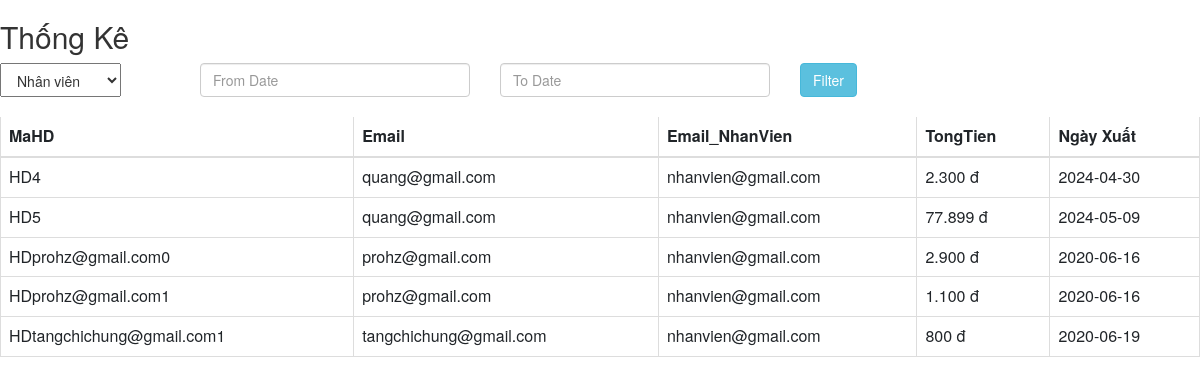
/admin/ThongKe.php, run on the app's committed database.
### tables this page shows
CREATE TABLE `tblhoadon` (
  `MaHD` varchar(30) NOT NULL,
  `Email` varchar(30) NOT NULL,
  `TongTien` varchar(30) NOT NULL,
  `TinhTrang` varchar(30) NOT NULL,
  `NgayThang` date NOT NULL,
  `Email_NhanVien` varchar(30) NOT NULL,
  `SDT` varchar(20) NOT NULL,
  `DiaChi` varchar(50) NOT NULL
);

### admin/ThongKe.php (the view, shortened to what this page needs)
<?php
	include 'scripts.php';
?>
<link rel="stylesheet" href="https://maxcdn.bootstrapcdn.com/bootstrap/3.3.6/css/bootstrap.min.css" />
<div><h2>Thống Kê</h2></div>
<div>
	<div class="col-md-2 select1">
				<select name="selectRole1" id="selectRole1" style=" height:34px; padding-top: 6px; padding-bottom: 6px; padding-left: 12px; padding-right: 12px;">
					<option value="0" >Nhân viên</option>
				</select>
	</div>
	<div class="col-md-3">
	<input type="text" name="from_date" id="from_date" class="form-control" placeholder="From Date" />
	</div>
	<div class="col-md-3">
		<input type="text" name="to_date" id="to_date" class="form-control" placeholder="To Date" />
	</div>
	<div class="col-md-4">
		<input type="button" name="filter" id="filter" value="Filter" class="btn btn-info" />
	</div>
	<br/>
</div>
<div class="table-responsive" id="tableTK">
<?php
	$connection = mysqli_connect("localhost","root","","webdb");
	$query = "SELECT * FROM tblhoadon";
	$query_run = mysqli_query($connection,$query);
?>
<table class="table table-bordered"  width="100%" cellspacing="0">
	<thead>
		<tr>
			<th>MaHD</th>
			<th>Email</th>
			<th>Email_NhanVien</th>
			<th>TongTien</th>
			<th>Ngày Xuất</th>
		</tr>
	</thead>
	<tbody>
	<?php
		if(mysqli_num_rows($query_run)>0)
		{
			while($row = mysqli_fetch_assoc($query_run))
			{
				?>
		<tr>
			<td><?php echo $row['MaHD']; ?></td>
			<td><?php echo $row['Email']; ?></td>
			<td><?php echo $row['Email_NhanVien']?></td>
			<td><?php
			$price = number_format($row['TongTien'], 0, ',', '.') . ' đ';
			echo $price; ?></td>
			<td><?php echo $row['NgayThang'];?></td>
		</tr>
		<?php
			}
		}
		else{
			echo "<h2>Không tìm thấy hóa đơn</h2>";
		}
		?>
	</tbody>
</table>
</div>

### admin/ThongKe.php (style rules this page uses)
.select1 { margin-left:-15px; }

### data on the page
tblhoadon: MaHD "HD4", Email "quang@gmail.com", Email_NhanVien "nhanvien@gmail.com", TongTien "2.300 đ", NgayThang "2024-04-30"
tblhoadon: MaHD "HD5", Email "quang@gmail.com", Email_NhanVien "nhanvien@gmail.com", TongTien "77.899 đ", NgayThang "2024-05-09"
tblhoadon: MaHD "HDprohz@gmail.com0", Email "prohz@gmail.com", Email_NhanVien "nhanvien@gmail.com", TongTien "2.900 đ", NgayThang "2020-06-16"
tblhoadon: MaHD "HDprohz@gmail.com1", Email "prohz@gmail.com", Email_NhanVien "nhanvien@gmail.com", TongTien "1.100 đ", NgayThang "2020-06-16"
tblhoadon: MaHD "HDtangchichung@gmail.com1", Email "tangchichung@gmail.com", Email_NhanVien "nhanvien@gmail.com", TongTien "800 đ", NgayThang "2020-06-19"
